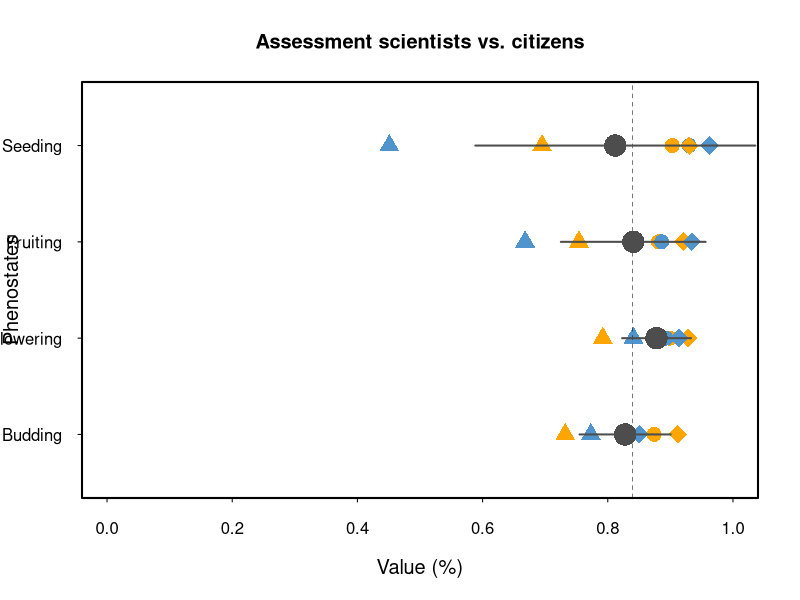
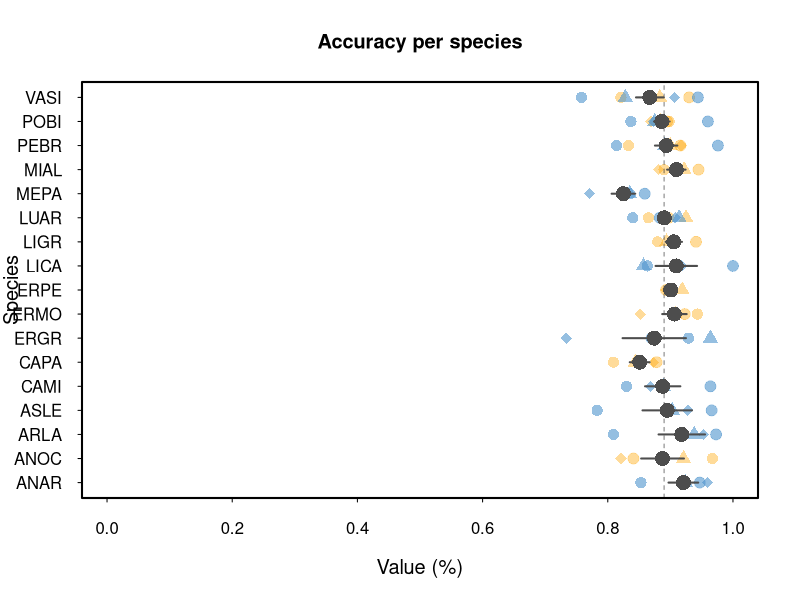
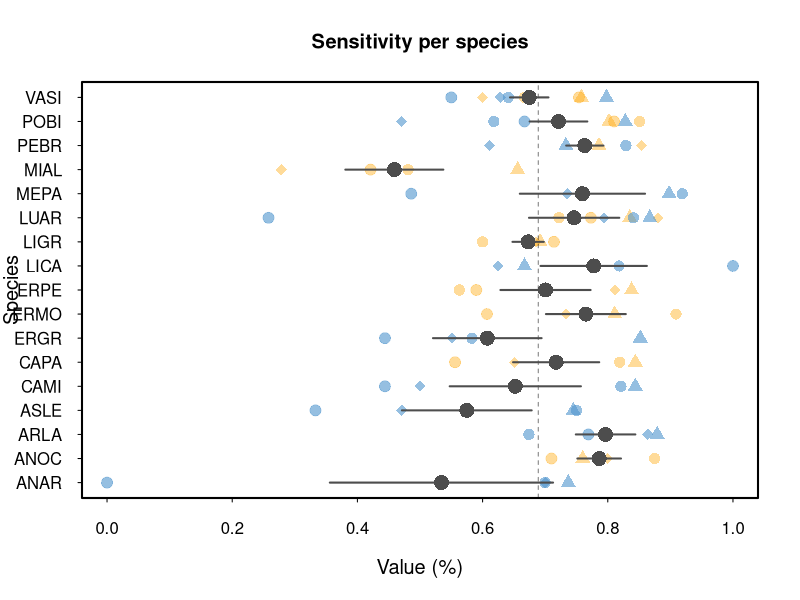
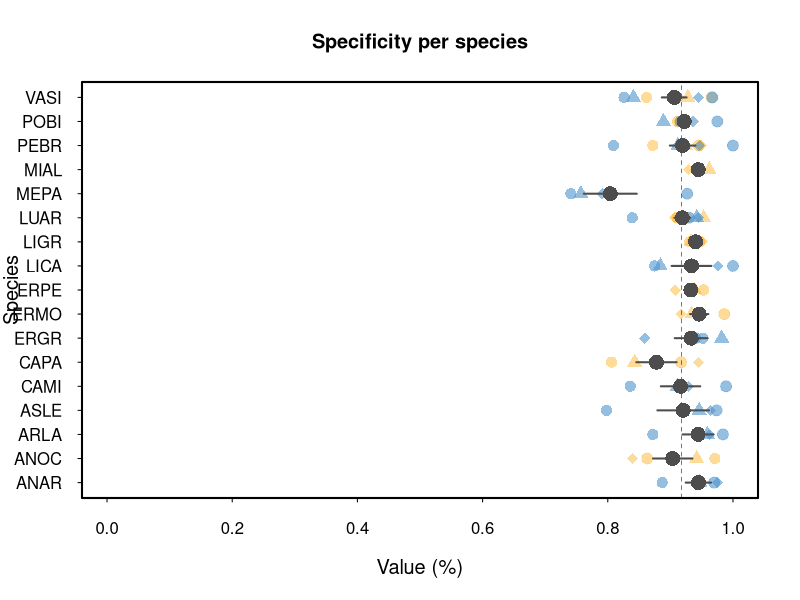

These figures' R source, in order:
############################DATA PAPER MEADOWATCH###################
###DATA COMPILED BY AJI JOHN
###FIGURES AND THIS ANALYSIS: RUBÉN D. MANZANEDO. APRIL-JULY 2021#########

###################PART 5######################

##Continuation of Figure 4: Data validation comparison of scientist vs. citizen scientists

#load accuracies data per phenostate and species
phenostates = read.csv('Accuracy per phenostate-trail.csv')
head(phenostates)

#graphical parameters
par(bty="o")
par(lwd=2)
par(tcl=-0.2)
par(las=1)
par(cex.lab=1.2)

#Figure 4a: metrics per phenostate 
#set the x-axes values for plotting and a small offset for the different hikes
phenostates$Y = 1:4
phenostates$Y2 = phenostates$Y+0.2
#plot each phenostate
plot(Y~accuracy.rl, phenostates,
     pch=21,
     bg='orange',
     lwd=0.5,
     cex=2,
     xlim=c(0,1),
     ylim=c(0.5,4.5),
     main='Assessment scientists vs. citizens',
     axes=F,
     ylab='Phenostates',
     xlab='Value (%)',
     col=rgb(0,0,0,0))
axis(2, labels=c('Budding','Flowering','Fruiting','Seeding'),
     at=c(1:4))
axis(1)
box()
points(Y~accuracy.gb, phenostates,
       pch=21,
       bg='steelblue3',
       cex=2,
       lwd=0,
       col=rgb(0,0,0,0))
points(Y~sensitivity.rl, phenostates,
     pch=24,
     bg='orange',
     lwd=0.5,
     cex=2,
     ylim=c(0,1),
     col=rgb(0,0,0,0))
points(Y~sensitivity.gb, phenostates,
       pch=24,
       bg='steelblue3',
       cex=2,
       lwd=0.5,
       col=rgb(0,0,0,0))
points(Y~specificity.rl, phenostates,
       pch=23,
       bg='orange',
       lwd=0.5,
       cex=2,
       col=rgb(0,0,0,0))
points(Y~specificity.gb, phenostates,
       pch=23,
       bg='steelblue3',
       cex=2,
       lwd=0,
       col=rgb(0,0,0,0))

##means +- standard errors
head(phenostates)
phenostates$mean = apply(phenostates[,2:7],1, FUN='mean')
phenostates$sd = apply(phenostates[,2:7],1, FUN='sd')
phenostates$se = (phenostates$sd) / (sqrt(phenostates$mean))

#add reference line of mean
abline(v=mean(phenostates$mean),
       lty=2,
       lwd=0.51)

#plot them
points(Y~mean, phenostates,
       pch=16,
       col='grey30',
       cex=3,
       lwd=0)
for (i in 1:4){
  lines(x=c((phenostates$mean[i]-phenostates$se[i]),(phenostates$mean[i]+phenostates$se[i])), 
            y=c(i,i),
        col='grey30')
}


###Figure 4b: metrics per species
#load species data
species = read.csv('Accuracy per species.csv')
means = read.csv('Mean_metrics_per_species.csv')
head(species)
position.sp = as.numeric(as.factor(species$species))
pch.vector = length(species$phenostate)/4

color.orange = rgb(255/255,165/255,0/255,0.4)
color.blue = rgb(79/255,148/255,205/255,0.6)

##before anything, calculate means +- standard errors per species
head(species)
means.errs = data.frame('species' = rep(NA, length(levels(as.factor(species$species)))),
                        'mean.acc' = rep(NA, length(levels(as.factor(species$species)))),
                        'se.acc' = rep(NA, length(levels(as.factor(species$species)))),
                        'mean.sen' = rep(NA, length(levels(as.factor(species$species)))),
                        'se.sen' = rep(NA, length(levels(as.factor(species$species)))),
                        'mean.spe' = rep(NA, length(levels(as.factor(species$species)))),
                        'se.spe' = rep(NA, length(levels(as.factor(species$species)))))
##subset per species and then calculate basic metrics, save on the dataframe means.errs
for (i in 1:length(levels(as.factor(species$species)))){
  naming = levels(as.factor(species$species))[i]
  spec = subset(species,species==as.character(naming))
  accuracy = mean(c(spec$accuracy.gb,spec$accuracy.rl), na.rm=T)
  sensitiv = mean(c(spec$sensitivity.gb,spec$sensitivity.rl), na.rm=T)
  specific = mean(c(spec$specificity.gb,spec$specificity.rl), na.rm=T)
  
  accuracy.sd = sd(c(spec$accuracy.gb,spec$accuracy.rl), na.rm=T)
  sensitiv.sd = sd(c(spec$sensitivity.gb,spec$sensitivity.rl), na.rm=T)
  specific.sd = sd(c(spec$specificity.gb,spec$specificity.rl), na.rm=T)
  
  accuracy.n = length(na.omit(c(spec$accuracy.gb,spec$accuracy.rl)))
  sensitiv.n = length(na.omit(c(spec$sensitivity.gb,spec$sensitivity.rl)))
  specific.n = length(na.omit(c(spec$specificity.gb,spec$specificity.rl)))
  
  accuracy.se = accuracy.sd / sqrt(accuracy.n)
  sensitiv.se = sensitiv.sd / sqrt(sensitiv.n)
  specific.se = specific.sd / sqrt(specific.n)
  
  means.errs[i,1] = paste (levels(as.factor(species$species))[i])
  means.errs[i,2] = accuracy
  means.errs[i,3] = accuracy.se
  means.errs[i,4] = sensitiv
  means.errs[i,5] = sensitiv.se
  means.errs[i,6] = specific
  means.errs[i,7] = specific.se
  print(means.errs)
}

means.errs  


#plot ACCURACIES
plot(position.sp~accuracy.rl, species,
     pch=rep(c(16,17,18,19), pch.vector),
     col=color.orange,
     lwd=0.5,
     cex=1.5,
     xlim=c(0,1),
     main='Accuracy per species',
     axes=F,
     ylab='Species',
     xlab='Value (%)')
axis(2, labels=unique(species$species),
     at=unique(as.numeric(position.sp)),
     las=2)
axis(1)
box()
points(position.sp~accuracy.gb, species,
       pch=rep(c(16,17,18,19), pch.vector),
       col=color.blue,
       cex=1.5,
       lwd=0.5)

#add reference line of mean
abline(v=mean(means.errs$mean.acc),
       lty=2,
       lwd=0.51)

#plot them
points(1:17~means.errs$mean.acc,
       pch=16,
       col='grey30',
       cex=2,
       lwd=0)
for (i in 1:17){
  lines(x=c((means.errs$mean.acc[i]-means.errs$se.acc[i]), (means.errs$mean.acc[i]+means.errs$se.acc[i])), 
        y=c(i,i),
        col='grey30')
}




#plot SENSITIVITY
plot(position.sp~sensitivity.rl, species,
     pch=rep(c(16,17,18,19), pch.vector),
     col=color.orange,
     lwd=0.5,
     cex=1.5,
     xlim=c(0,1),
     main='Sensitivity per species',
     axes=F,
     ylab='Species',
     xlab='Value (%)')
axis(2, labels=unique(species$species),
     at=unique(as.numeric(position.sp)),
     las=2)
axis(1)
box()
points(position.sp~sensitivity.gb, species,
       pch=rep(c(16,17,18,19), pch.vector),
       col=color.blue,
       cex=1.5,
       lwd=0.5)

#add reference line of mean
abline(v=mean(means.errs$mean.sen),
       lty=2,
       lwd=0.51)

#plot them
points(1:17~means.errs$mean.sen,
       pch=16,
       col='grey30',
       cex=2,
       lwd=0)
for (i in 1:17){
  lines(x=c((means.errs$mean.sen[i]-means.errs$se.sen[i]), (means.errs$mean.sen[i]+means.errs$se.sen[i])), 
        y=c(i,i),
        col='grey30')
}


#plot SPECIFICITY
plot(position.sp~specificity.rl, species,
     pch=rep(c(16,17,18,19), pch.vector),
     col=color.orange,
     lwd=0.5,
     cex=1.5,
     xlim=c(0,1),
     main='Specificity per species',
     axes=F,
     ylab='Species',
     xlab='Value (%)')
axis(2, labels=unique(species$species),
     at=unique(as.numeric(position.sp)),
     las=2)
axis(1)
box()
points(position.sp~specificity.gb, species,
       pch=rep(c(16,17,18,19), pch.vector),
       col=color.blue,
       cex=1.5,
       lwd=0.5)

#add reference line of mean
abline(v=mean(means.errs$mean.spe),
       lty=2,
       lwd=0.51)

#plot them
points(1:17~means.errs$mean.spe,
       pch=16,
       col='grey30',
       cex=2,
       lwd=0)
for (i in 1:17){
  lines(x=c((means.errs$mean.spe[i]-means.errs$se.spe[i]), (means.errs$mean.spe[i]+means.errs$se.spe[i])), 
        y=c(i,i),
        col='grey30')
}


##END OF CODE

